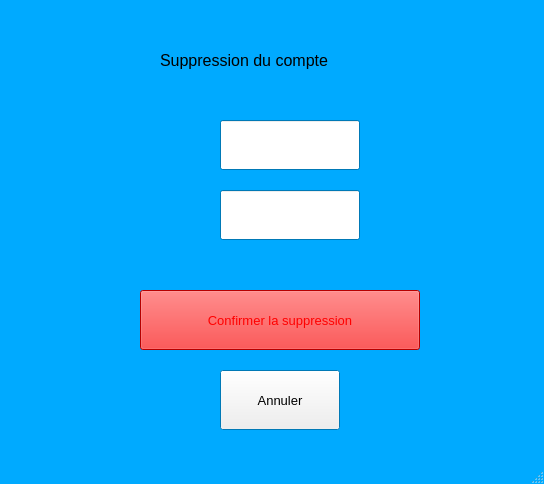
<?xml version="1.0" encoding="UTF-8"?>
<ui version="4.0">
 <class>MainWindow</class>
 <widget class="QMainWindow" name="MainWindow">
  <property name="geometry">
   <rect>
    <x>0</x>
    <y>0</y>
    <width>544</width>
    <height>484</height>
   </rect>
  </property>
  <property name="palette">
   <palette>
    <active>
     <colorrole role="Base">
      <brush brushstyle="SolidPattern">
       <color alpha="255">
        <red>255</red>
        <green>255</green>
        <blue>255</blue>
       </color>
      </brush>
     </colorrole>
     <colorrole role="Window">
      <brush brushstyle="SolidPattern">
       <color alpha="255">
        <red>0</red>
        <green>170</green>
        <blue>255</blue>
       </color>
      </brush>
     </colorrole>
    </active>
    <inactive>
     <colorrole role="Base">
      <brush brushstyle="SolidPattern">
       <color alpha="255">
        <red>255</red>
        <green>255</green>
        <blue>255</blue>
       </color>
      </brush>
     </colorrole>
     <colorrole role="Window">
      <brush brushstyle="SolidPattern">
       <color alpha="255">
        <red>0</red>
        <green>170</green>
        <blue>255</blue>
       </color>
      </brush>
     </colorrole>
    </inactive>
    <disabled>
     <colorrole role="Base">
      <brush brushstyle="SolidPattern">
       <color alpha="255">
        <red>0</red>
        <green>170</green>
        <blue>255</blue>
       </color>
      </brush>
     </colorrole>
     <colorrole role="Window">
      <brush brushstyle="SolidPattern">
       <color alpha="255">
        <red>0</red>
        <green>170</green>
        <blue>255</blue>
       </color>
      </brush>
     </colorrole>
    </disabled>
   </palette>
  </property>
  <property name="font">
   <font>
    <pointsize>10</pointsize>
   </font>
  </property>
  <property name="windowTitle">
   <string>MainWindow</string>
  </property>
  <widget class="QWidget" name="centralwidget">
   <widget class="QLabel" name="label">
    <property name="geometry">
     <rect>
      <x>160</x>
      <y>20</y>
      <width>281</width>
      <height>81</height>
     </rect>
    </property>
    <property name="font">
     <font>
      <pointsize>12</pointsize>
     </font>
    </property>
    <property name="text">
     <string>Suppression du compte</string>
    </property>
   </widget>
   <widget class="QLineEdit" name="Id3">
    <property name="geometry">
     <rect>
      <x>220</x>
      <y>120</y>
      <width>140</width>
      <height>50</height>
     </rect>
    </property>
    <property name="text">
     <string/>
    </property>
   </widget>
   <widget class="QLineEdit" name="MDP3">
    <property name="geometry">
     <rect>
      <x>220</x>
      <y>190</y>
      <width>140</width>
      <height>50</height>
     </rect>
    </property>
    <property name="text">
     <string/>
    </property>
   </widget>
   <widget class="QPushButton" name="Confirmer3">
    <property name="geometry">
     <rect>
      <x>140</x>
      <y>290</y>
      <width>280</width>
      <height>60</height>
     </rect>
    </property>
    <property name="palette">
     <palette>
      <active>
       <colorrole role="WindowText">
        <brush brushstyle="SolidPattern">
         <color alpha="255">
          <red>255</red>
          <green>0</green>
          <blue>0</blue>
         </color>
        </brush>
       </colorrole>
       <colorrole role="Button">
        <brush brushstyle="SolidPattern">
         <color alpha="255">
          <red>255</red>
          <green>0</green>
          <blue>0</blue>
         </color>
        </brush>
       </colorrole>
       <colorrole role="Light">
        <brush brushstyle="SolidPattern">
         <color alpha="255">
          <red>255</red>
          <green>0</green>
          <blue>0</blue>
         </color>
        </brush>
       </colorrole>
       <colorrole role="Midlight">
        <brush brushstyle="SolidPattern">
         <color alpha="255">
          <red>255</red>
          <green>0</green>
          <blue>0</blue>
         </color>
        </brush>
       </colorrole>
       <colorrole role="Dark">
        <brush brushstyle="SolidPattern">
         <color alpha="255">
          <red>255</red>
          <green>0</green>
          <blue>0</blue>
         </color>
        </brush>
       </colorrole>
       <colorrole role="Mid">
        <brush brushstyle="SolidPattern">
         <color alpha="255">
          <red>255</red>
          <green>0</green>
          <blue>0</blue>
         </color>
        </brush>
       </colorrole>
       <colorrole role="Text">
        <brush brushstyle="SolidPattern">
         <color alpha="255">
          <red>255</red>
          <green>0</green>
          <blue>0</blue>
         </color>
        </brush>
       </colorrole>
       <colorrole role="BrightText">
        <brush brushstyle="SolidPattern">
         <color alpha="255">
          <red>255</red>
          <green>0</green>
          <blue>0</blue>
         </color>
        </brush>
       </colorrole>
       <colorrole role="ButtonText">
        <brush brushstyle="SolidPattern">
         <color alpha="255">
          <red>255</red>
          <green>0</green>
          <blue>0</blue>
         </color>
        </brush>
       </colorrole>
       <colorrole role="Base">
        <brush brushstyle="SolidPattern">
         <color alpha="255">
          <red>255</red>
          <green>0</green>
          <blue>0</blue>
         </color>
        </brush>
       </colorrole>
       <colorrole role="Window">
        <brush brushstyle="SolidPattern">
         <color alpha="255">
          <red>255</red>
          <green>0</green>
          <blue>0</blue>
         </color>
        </brush>
       </colorrole>
       <colorrole role="Shadow">
        <brush brushstyle="SolidPattern">
         <color alpha="255">
          <red>255</red>
          <green>0</green>
          <blue>0</blue>
         </color>
        </brush>
       </colorrole>
       <colorrole role="Highlight">
        <brush brushstyle="SolidPattern">
         <color alpha="255">
          <red>255</red>
          <green>0</green>
          <blue>0</blue>
         </color>
        </brush>
       </colorrole>
       <colorrole role="HighlightedText">
        <brush brushstyle="SolidPattern">
         <color alpha="255">
          <red>255</red>
          <green>0</green>
          <blue>0</blue>
         </color>
        </brush>
       </colorrole>
       <colorrole role="Link">
        <brush brushstyle="SolidPattern">
         <color alpha="255">
          <red>255</red>
          <green>0</green>
          <blue>0</blue>
         </color>
        </brush>
       </colorrole>
       <colorrole role="LinkVisited">
        <brush brushstyle="SolidPattern">
         <color alpha="255">
          <red>255</red>
          <green>0</green>
          <blue>0</blue>
         </color>
        </brush>
       </colorrole>
       <colorrole role="AlternateBase">
        <brush brushstyle="SolidPattern">
         <color alpha="255">
          <red>255</red>
          <green>0</green>
          <blue>0</blue>
         </color>
        </brush>
       </colorrole>
       <colorrole role="NoRole">
        <brush brushstyle="SolidPattern">
         <color alpha="255">
          <red>255</red>
          <green>0</green>
          <blue>0</blue>
         </color>
        </brush>
       </colorrole>
       <colorrole role="ToolTipBase">
        <brush brushstyle="SolidPattern">
         <color alpha="255">
          <red>255</red>
          <green>0</green>
          <blue>0</blue>
         </color>
        </brush>
       </colorrole>
       <colorrole role="ToolTipText">
        <brush brushstyle="SolidPattern">
         <color alpha="255">
          <red>255</red>
          <green>0</green>
          <blue>0</blue>
         </color>
        </brush>
       </colorrole>
      </active>
      <inactive>
       <colorrole role="WindowText">
        <brush brushstyle="SolidPattern">
         <color alpha="255">
          <red>255</red>
          <green>0</green>
          <blue>0</blue>
         </color>
        </brush>
       </colorrole>
       <colorrole role="Button">
        <brush brushstyle="SolidPattern">
         <color alpha="255">
          <red>255</red>
          <green>0</green>
          <blue>0</blue>
         </color>
        </brush>
       </colorrole>
       <colorrole role="Light">
        <brush brushstyle="SolidPattern">
         <color alpha="255">
          <red>255</red>
          <green>0</green>
          <blue>0</blue>
         </color>
        </brush>
       </colorrole>
       <colorrole role="Midlight">
        <brush brushstyle="SolidPattern">
         <color alpha="255">
          <red>255</red>
          <green>0</green>
          <blue>0</blue>
         </color>
        </brush>
       </colorrole>
       <colorrole role="Dark">
        <brush brushstyle="SolidPattern">
         <color alpha="255">
          <red>255</red>
          <green>0</green>
          <blue>0</blue>
         </color>
        </brush>
       </colorrole>
       <colorrole role="Mid">
        <brush brushstyle="SolidPattern">
         <color alpha="255">
          <red>255</red>
          <green>0</green>
          <blue>0</blue>
         </color>
        </brush>
       </colorrole>
       <colorrole role="Text">
        <brush brushstyle="SolidPattern">
         <color alpha="255">
          <red>255</red>
          <green>0</green>
          <blue>0</blue>
         </color>
        </brush>
       </colorrole>
       <colorrole role="BrightText">
        <brush brushstyle="SolidPattern">
         <color alpha="255">
          <red>255</red>
          <green>0</green>
          <blue>0</blue>
         </color>
        </brush>
       </colorrole>
       <colorrole role="ButtonText">
        <brush brushstyle="SolidPattern">
         <color alpha="255">
          <red>255</red>
          <green>0</green>
          <blue>0</blue>
         </color>
        </brush>
       </colorrole>
       <colorrole role="Base">
        <brush brushstyle="SolidPattern">
         <color alpha="255">
          <red>255</red>
          <green>0</green>
          <blue>0</blue>
         </color>
        </brush>
       </colorrole>
       <colorrole role="Window">
        <brush brushstyle="SolidPattern">
         <color alpha="255">
          <red>255</red>
          <green>0</green>
          <blue>0</blue>
         </color>
        </brush>
       </colorrole>
       <colorrole role="Shadow">
        <brush brushstyle="SolidPattern">
         <color alpha="255">
          <red>255</red>
          <green>0</green>
          <blue>0</blue>
         </color>
        </brush>
       </colorrole>
       <colorrole role="Highlight">
        <brush brushstyle="SolidPattern">
         <color alpha="255">
          <red>255</red>
          <green>0</green>
          <blue>0</blue>
         </color>
        </brush>
       </colorrole>
       <colorrole role="HighlightedText">
        <brush brushstyle="SolidPattern">
         <color alpha="255">
          <red>255</red>
          <green>0</green>
          <blue>0</blue>
         </color>
        </brush>
       </colorrole>
       <colorrole role="Link">
        <brush brushstyle="SolidPattern">
         <color alpha="255">
          <red>255</red>
          <green>0</green>
          <blue>0</blue>
         </color>
        </brush>
       </colorrole>
       <colorrole role="LinkVisited">
        <brush brushstyle="SolidPattern">
         <color alpha="255">
          <red>255</red>
          <green>0</green>
          <blue>0</blue>
         </color>
        </brush>
       </colorrole>
       <colorrole role="AlternateBase">
        <brush brushstyle="SolidPattern">
         <color alpha="255">
          <red>255</red>
          <green>0</green>
          <blue>0</blue>
         </color>
        </brush>
       </colorrole>
       <colorrole role="NoRole">
        <brush brushstyle="SolidPattern">
         <color alpha="255">
          <red>255</red>
          <green>0</green>
          <blue>0</blue>
         </color>
        </brush>
       </colorrole>
       <colorrole role="ToolTipBase">
        <brush brushstyle="SolidPattern">
         <color alpha="255">
          <red>255</red>
          <green>0</green>
          <blue>0</blue>
         </color>
        </brush>
       </colorrole>
       <colorrole role="ToolTipText">
        <brush brushstyle="SolidPattern">
         <color alpha="255">
          <red>255</red>
          <green>0</green>
          <blue>0</blue>
         </color>
        </brush>
       </colorrole>
      </inactive>
      <disabled>
       <colorrole role="WindowText">
        <brush brushstyle="SolidPattern">
         <color alpha="255">
          <red>255</red>
          <green>0</green>
          <blue>0</blue>
         </color>
        </brush>
       </colorrole>
       <colorrole role="Button">
        <brush brushstyle="SolidPattern">
         <color alpha="255">
          <red>255</red>
          <green>0</green>
          <blue>0</blue>
         </color>
        </brush>
       </colorrole>
       <colorrole role="Light">
        <brush brushstyle="SolidPattern">
         <color alpha="255">
          <red>255</red>
          <green>0</green>
          <blue>0</blue>
         </color>
        </brush>
       </colorrole>
       <colorrole role="Midlight">
        <brush brushstyle="SolidPattern">
         <color alpha="255">
          <red>255</red>
          <green>0</green>
          <blue>0</blue>
         </color>
        </brush>
       </colorrole>
       <colorrole role="Dark">
        <brush brushstyle="SolidPattern">
         <color alpha="255">
          <red>255</red>
          <green>0</green>
          <blue>0</blue>
         </color>
        </brush>
       </colorrole>
       <colorrole role="Mid">
        <brush brushstyle="SolidPattern">
         <color alpha="255">
          <red>255</red>
          <green>0</green>
          <blue>0</blue>
         </color>
        </brush>
       </colorrole>
       <colorrole role="Text">
        <brush brushstyle="SolidPattern">
         <color alpha="255">
          <red>255</red>
          <green>0</green>
          <blue>0</blue>
         </color>
        </brush>
       </colorrole>
       <colorrole role="BrightText">
        <brush brushstyle="SolidPattern">
         <color alpha="255">
          <red>255</red>
          <green>0</green>
          <blue>0</blue>
         </color>
        </brush>
       </colorrole>
       <colorrole role="ButtonText">
        <brush brushstyle="SolidPattern">
         <color alpha="255">
          <red>255</red>
          <green>0</green>
          <blue>0</blue>
         </color>
        </brush>
       </colorrole>
       <colorrole role="Base">
        <brush brushstyle="SolidPattern">
         <color alpha="255">
          <red>255</red>
          <green>0</green>
          <blue>0</blue>
         </color>
        </brush>
       </colorrole>
       <colorrole role="Window">
        <brush brushstyle="SolidPattern">
         <color alpha="255">
          <red>255</red>
          <green>0</green>
          <blue>0</blue>
         </color>
        </brush>
       </colorrole>
       <colorrole role="Shadow">
        <brush brushstyle="SolidPattern">
         <color alpha="255">
          <red>255</red>
          <green>0</green>
          <blue>0</blue>
         </color>
        </brush>
       </colorrole>
       <colorrole role="Highlight">
        <brush brushstyle="SolidPattern">
         <color alpha="255">
          <red>0</red>
          <green>120</green>
          <blue>215</blue>
         </color>
        </brush>
       </colorrole>
       <colorrole role="HighlightedText">
        <brush brushstyle="SolidPattern">
         <color alpha="255">
          <red>255</red>
          <green>0</green>
          <blue>0</blue>
         </color>
        </brush>
       </colorrole>
       <colorrole role="Link">
        <brush brushstyle="SolidPattern">
         <color alpha="255">
          <red>255</red>
          <green>0</green>
          <blue>0</blue>
         </color>
        </brush>
       </colorrole>
       <colorrole role="LinkVisited">
        <brush brushstyle="SolidPattern">
         <color alpha="255">
          <red>255</red>
          <green>0</green>
          <blue>0</blue>
         </color>
        </brush>
       </colorrole>
       <colorrole role="AlternateBase">
        <brush brushstyle="SolidPattern">
         <color alpha="255">
          <red>255</red>
          <green>0</green>
          <blue>0</blue>
         </color>
        </brush>
       </colorrole>
       <colorrole role="NoRole">
        <brush brushstyle="SolidPattern">
         <color alpha="255">
          <red>255</red>
          <green>0</green>
          <blue>0</blue>
         </color>
        </brush>
       </colorrole>
       <colorrole role="ToolTipBase">
        <brush brushstyle="SolidPattern">
         <color alpha="255">
          <red>255</red>
          <green>0</green>
          <blue>0</blue>
         </color>
        </brush>
       </colorrole>
       <colorrole role="ToolTipText">
        <brush brushstyle="SolidPattern">
         <color alpha="255">
          <red>255</red>
          <green>0</green>
          <blue>0</blue>
         </color>
        </brush>
       </colorrole>
      </disabled>
     </palette>
    </property>
    <property name="autoFillBackground">
     <bool>false</bool>
    </property>
    <property name="text">
     <string>Confirmer la suppression</string>
    </property>
    <property name="shortcut">
     <string notr="true"/>
    </property>
    <property name="checkable">
     <bool>false</bool>
    </property>
    <property name="autoRepeat">
     <bool>false</bool>
    </property>
    <property name="autoExclusive">
     <bool>false</bool>
    </property>
    <property name="default">
     <bool>false</bool>
    </property>
    <property name="flat">
     <bool>false</bool>
    </property>
   </widget>
   <widget class="QPushButton" name="Annuler3">
    <property name="geometry">
     <rect>
      <x>220</x>
      <y>370</y>
      <width>120</width>
      <height>60</height>
     </rect>
    </property>
    <property name="text">
     <string>Annuler</string>
    </property>
   </widget>
  </widget>
  <widget class="QMenuBar" name="menubar">
   <property name="geometry">
    <rect>
     <x>0</x>
     <y>0</y>
     <width>544</width>
     <height>20</height>
    </rect>
   </property>
  </widget>
  <widget class="QStatusBar" name="statusbar"/>
 </widget>
 <resources/>
 <connections/>
</ui>
